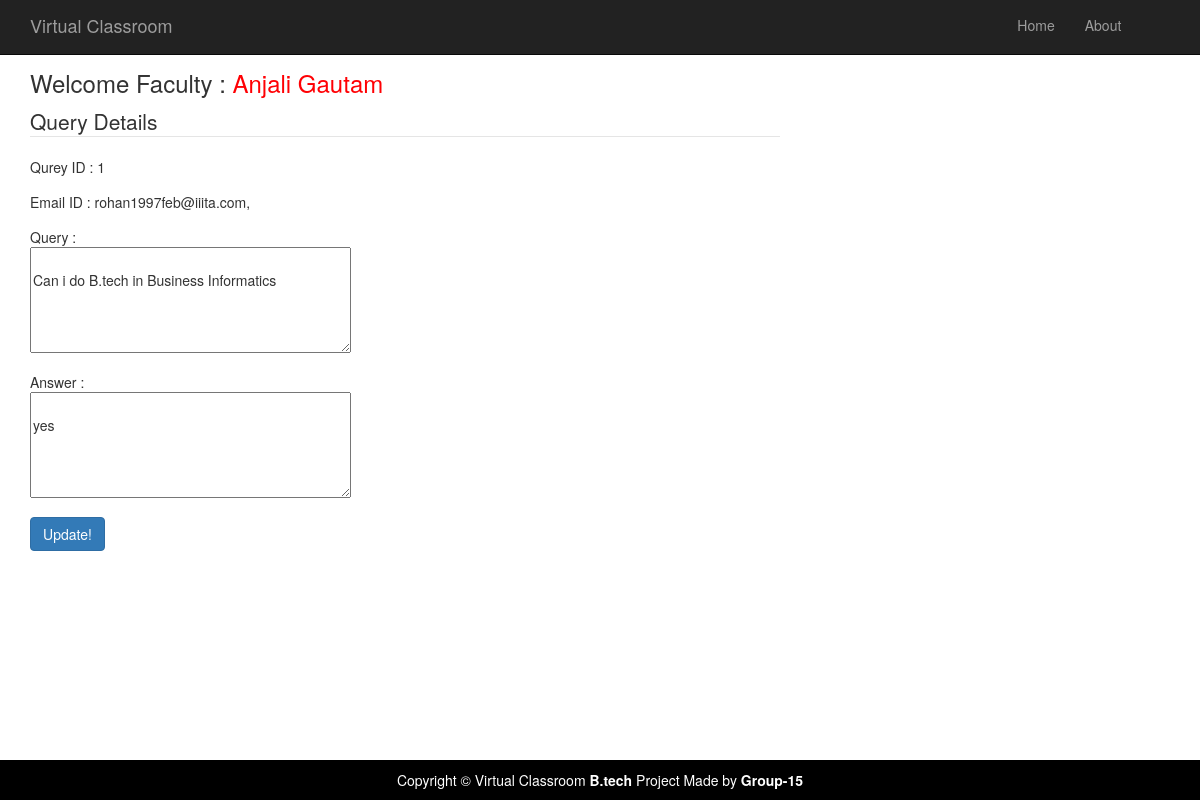
/updatequery.php?gid=1 (signed in), run on the app's committed database.
### tables this page shows
CREATE TABLE `query` (
  `Query` text NOT NULL,
  `Ans` text NOT NULL,
  `Eid` varchar(35) NOT NULL,
  `Qid` int(11) NOT NULL
);

### updatequery.php (the view, shortened to what this page needs)
<?php
$fname = $_SESSION[ "fname" ];
?>
<?php include('fhead.php');  ?>
<div class="container">
	<div class="row">
		<div class="col-md-8">
			<h3> Welcome Faculty : <a href="welcomefaculty.php" ><span style="color:#FF0004"> <?php echo $fname; ?></span></a> </h3>
			<?php
include('database.php');
$editid=$_GET['gid'];
$sql="select * from query where Qid=$editid";
$result=mysqli_query($connect,$sql);
while($row=mysqli_fetch_array($result))
{
?>
			<form action="" method="POST" name="update">
				<fieldset>
					<legend>Query Details</legend>
					<div class="form-group">
						Qurey ID :
						<?php echo $row['Qid']; ?>
					</div>
					<div class="form-group">
						Email ID :
						<?php echo $row['Eid']; ?>
					</div>
					<div class="form-group">
						Query : <br>
						<textarea rows="5" cols="40" name="queryx">
							<?php echo $row['Query']; ?> </textarea><br>
					</div>
					<div class="form-group">
						Answer : <br>
						<textarea rows="5" cols="40" name="ansx">
							<?PHP echo $row['Ans'];?>
						</textarea>
					</div>
					<div class="form-group">
						<input type="submit" value="Update!" name="update" class="btn btn-primary">
					</div>
					<?php
					}
					?>
				</fieldset>
			</form>
		</div>
	</div>
	<?php include('allfoot.php');  ?>

### css/modern-business.css (style rules this page uses)
html, body { height: 100%; }
body { padding-top: 50px; }

### data on the page
query: Qid "1", Eid "rohan1997feb@iiita.com,", queryx "Can i do B.tech in Business Informatics", ansx "yes"

### other printed values
$fname "Anjali Gautam"
